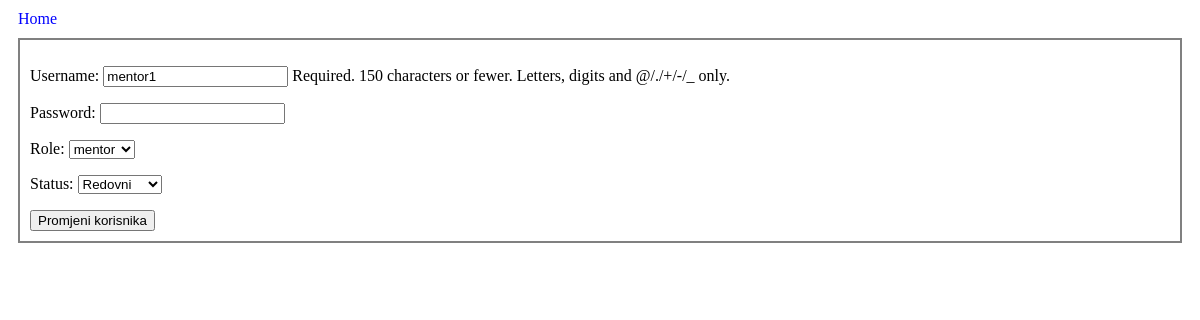
Screenshot of /user/4/ (signed in) with the database file from the repository.
### App/models.py (models this page shows)
class korisnici(AbstractUser):
    ROLES = (('men','mentor'),('stu','student'))
    STATUS = (('none', 'None'), ('izv', 'Izvanredni'), ('red', 'Redovni'))
    role = models.CharField(max_length=50,choices=ROLES)
    status = models.CharField(max_length=50,choices=STATUS)

### App/views.py (the view, shortened to what this page needs)
# urls.py: path('user/<int:k_id>/',views.korisnik_promjena,name='korisnik-promjena'),
def korisnik_promjena(request,k_id):
    if not request.user.is_staff:
        return redirect("main")
    korisnik = korisnici.objects.get(pk=k_id)
    korisnik.password= ''
    form = PromjeniKorisnikForm(instance=korisnik)
    return render(request,'promjena-korisnika.html',{'form':form})

### App/forms.py
class PromjeniKorisnikForm(ModelForm):
    class Meta:
        model = korisnici
        fields = ['username','password','role','status']

### App/templates/promjena-korisnika.html (shortened to what this page needs)
{% load static %}
<!DOCTYPE html>
<html lang="en">
<head>
    <link rel="stylesheet" href="{% static 'css/promjena-korisnika.css' %}" />
</head>
<body>
    <a href="/">Home</a>
    <form method="POST">
        {{ form.as_p }}
        <button type="submit">Promjeni korisnika</button>
    </form>
</body>
</html>

### App/static/css/promjena-korisnika.css (style rules this page uses)
a, a:link, a:hover, a:active, a:visited { display: flex; margin: 10px; text-decoration: none; color:blue; }
form { margin: 10px; padding: 10px; border-style: solid; border-width: 2px; border-color: gray; }

### rows the page displays
korisnici: username "mentor1", role "mentor", status "Redovni"
